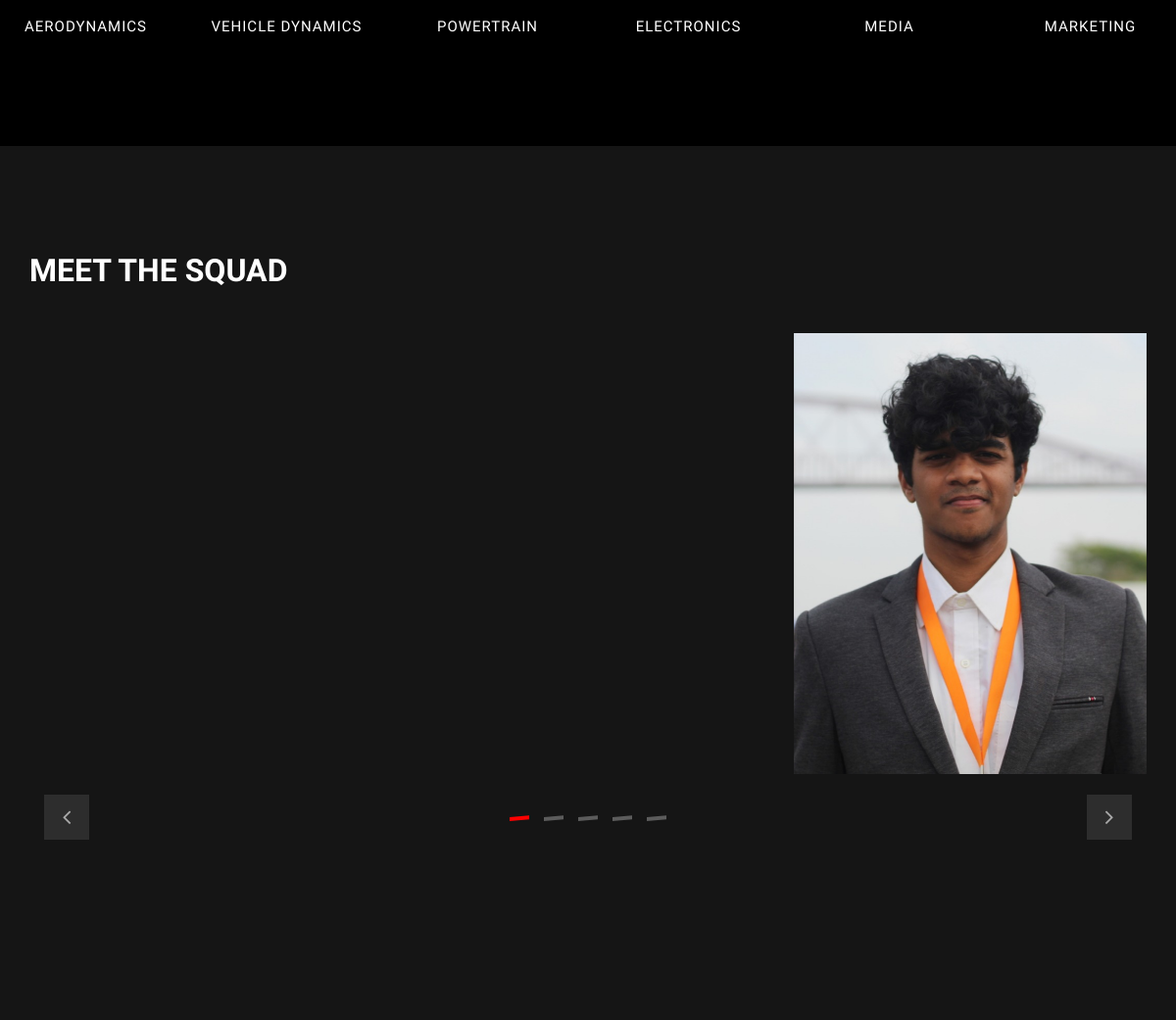
Before: / (middle part) with the older database file.
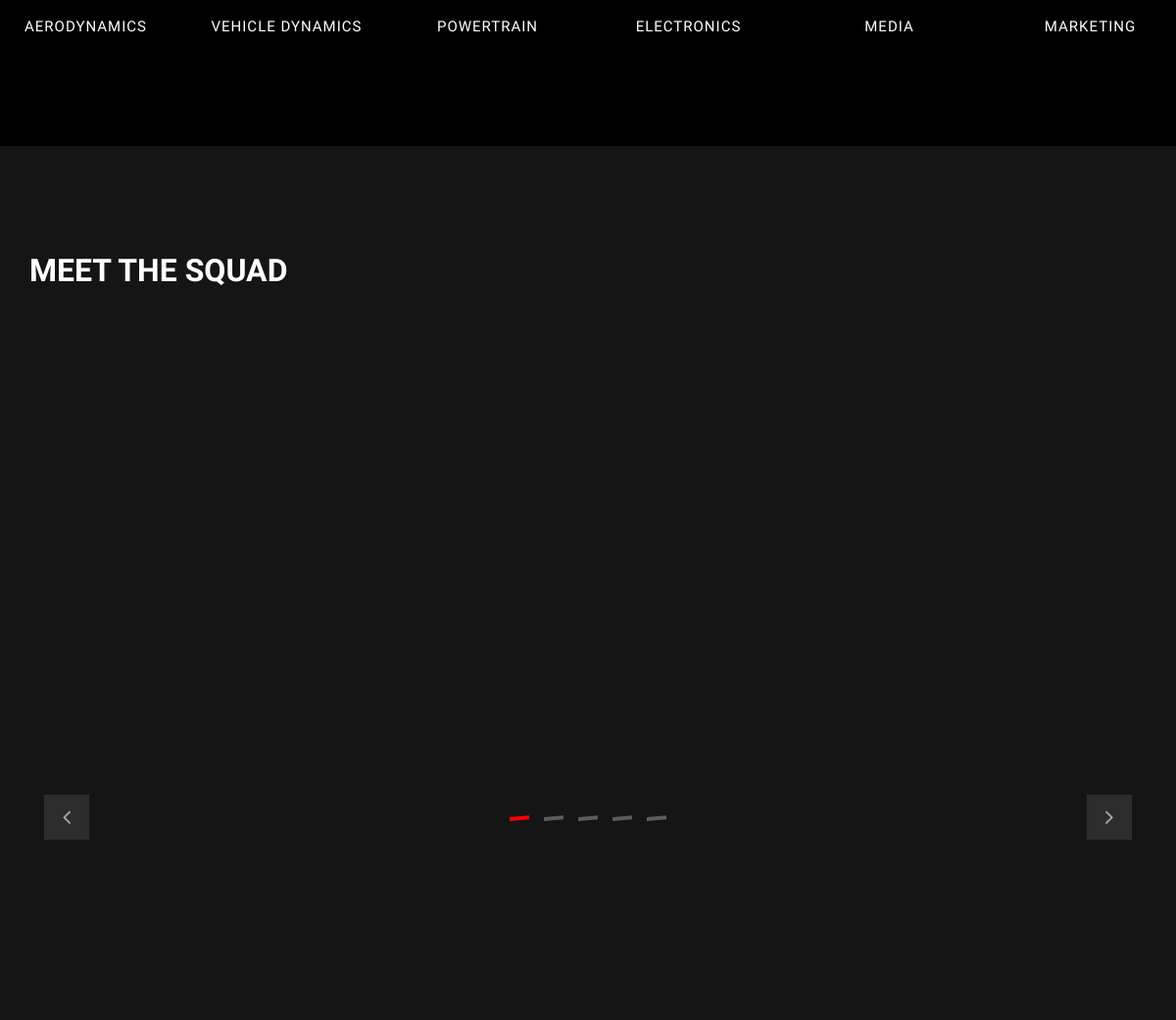
After: the same page with the newer database file.
### mysite/models.py (models this page shows, shortened)
class Member(models.Model):
    CHOICES = [(1, 'AERO'), (2, 'VD'), (3, 'PWR'), (4, 'ELEC'), (6, 'MEDIA'), (5, 'MARKETING')]
    roll_number = models.CharField(max_length=8, primary_key=True)
    priority = models.IntegerField(default=5,unique=False,choices=[(0,'cap'),(1,'op'),(2,'tech head'),(3,'subsytem head'),(4,'media/marketing'),(5,'other')])
    sig = models.IntegerField(default=0, choices=CHOICES)
    writeup = models.CharField(max_length=144, blank=True)
    member_name = models.CharField(max_length=50)
    post = models.CharField(max_length=300)
    insta = models.URLField(default="")
    linkdin = models.URLField(default="")
    email = models.EmailField(blank=True)
    member_img = models.ImageField(upload_to='images/members')
    sig_head = models.BooleanField(default=False)
    class Meta:
        ordering = ['priority']

### mysite/views.py (the view)
# urls.py: path('', views.index, name='index'),
def index(request):
    banners_list = Banner.objects.filter(page_to_display=1)
    sponsors_list = Sponsor.objects.all()
    sig_head_list = Member.objects.filter(sig_head=True)
    image_gallery_full = Image.objects.all()
    image_gallery_short = Image.objects.filter(display_on_index=True)
    context = {'banners_list': banners_list,
               'sponsors_list': sponsors_list,
               'sig_head_list': sig_head_list,
               'image_gallery_full': image_gallery_full,
               'image_gallery_short': image_gallery_short,
               }
    return render(request, 'index.html', context=context)

### mysite/templates/index.html (shortened to what this page needs)
<!DOCTYPE html>
<html lang="zxx">
<head>
    {% load static %}
    <link rel="stylesheet" href="{% static 'css/bootstrap.min.css' %}" type="text/css">
    <link rel="stylesheet" href="{% static 'css/font-awesome.min.css' %}" type="text/css">
    <link rel="stylesheet" href="{% static 'css/flaticon.css' %}" type="text/css">
    <link rel="stylesheet" href="{% static 'css/owl.carousel.min.css' %}" type="text/css">
    <link rel="stylesheet" href="{% static 'css/barfiller.css' %}" type="text/css">
    <link rel="stylesheet" href="{% static 'css/magnific-popup.css' %}" type="text/css">
    <link rel="stylesheet" href="{% static 'css/slicknav.min.css' %}" type="text/css">
    <link rel="stylesheet" href="{% static 'css/style.css' %}" type="text/css">
</head>
<body>
<section class="choseus-section spad">
    <nav class="nav-menu">
        <div class="row">
            <div class="col-md-2 col-sm-2 col-xs-2">
                <div class="cs-item">
                    <ul>
                        <li><a href="../aerodynamics">AERODYNAMICS</a></li>
                    </ul>
                </div>
            </div>
            <div class="col-md-2 col-sm-2 col-xs-2">
                <div class="cs-item">
                    <ul>
                        <li><a href="../vehicledynamics">VEHICLE DYNAMICS</a></li>
                    </ul>
                </div>
            </div>
            <div class="col-md-2 col-sm-2 col-xs-2">
                <div class="cs-item">
                    <ul>
                        <li><a href="../powertrain">POWERTRAIN</a></li>
                    </ul>
                </div>
            </div>
            <div class="col-md-2 col-sm-2 col-xs-2">
                <div class="cs-item">
                    <ul>
                        <li><a href="../electronics">ELECTRONICS</a></li>
                    </ul>
                </div>
            </div>
            <div class="col-md-2 col-sm-2 col-xs-2">
                <div class="cs-item">
                    <ul>
                        <li><a href="../media">MEDIA</a></li>
                    </ul>
                </div>
            </div>
            <div class="col-md-2 col-sm-2 col-xs-2">
                <div class="cs-item">
                    <ul>
                        <li><a href="../marketing">MARKETING</a></li>
                    </ul>
                </div>
            </div>
        </div>
    </nav>
</section>
<section class="team-section spad">
    <div class="container">
        <div class="row">
            <div class="col-lg-12">
                <div class="team-title">
                    <div class="section-title">
                        <h2>MEET THE SQUAD</h2>
                    </div>
                </div>
            </div>
        </div>
        <div class="row">
            <div class="ts-slider owl-carousel ">
                {% for sig_head in sig_head_list %}
                    <div class="col-lg-4">
                        <div class="ts-item set-bg" data-setbg="{{ sig_head.member_img.url }}">
                        </div>
                    </div>
                {% endfor %}
            </div>
        </div>
    </div>
</section>
<section class="classes-section spad">
</section>
</body>
</html>

Changed rows visible on the page:
no longer on this page (row edited): Member: shows a picture
no longer on this page (row edited): Member: shows a picture
no longer on this page (row unchanged): Member: shows a picture
now on this page (row edited): Member: shows a picture
now on this page (row edited): Member: shows a picture
now on this page (row edited): Member: shows a picture
